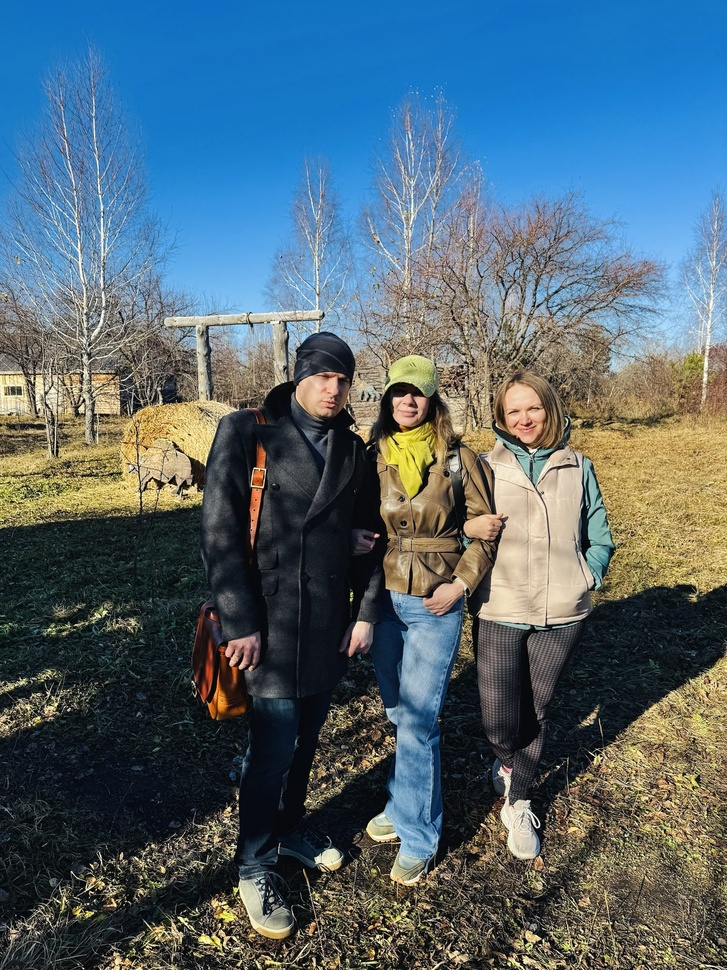
#> input picture gardarika/photos/g020.jpg, 727 x 970 px, shrunk from 1500 x 2000 before the run, found by its file name
$ python noir.py gardarika/photos/g020.jpg gardarika/photos/intro.jpg
#> lines starting #> are read from the running program, lines starting #| are printed output that depends on the picture
#!/usr/bin/env python3
"""Фильм «Гардарика 2026»: кадр для титула в стиле цветного нео-нуара (фото g020, мы втроём).

  python3 gardarika/tools/noir.py gardarika/photos/g020.jpg gardarika/photos/intro.jpg

Градиентная карта по яркости (чёрный → ночная синева → бирюза → холодный серо-бирюзовый → тёплые света),
фон тонируется сильнее и уводится в ночь, люди — мягче, как под фонарём; малиновый неон краем справа,
дымка огней у горизонта, свечение бликов, виньетка."""
import sys
import numpy as np
from PIL import Image, ImageFilter

src, out = sys.argv[1], sys.argv[2]
CROP = (0.18, 0.98)   # вертикальный кадр под экран телефона: все трое и тёмное небо сверху для названия
im = Image.open(src).convert('RGB')
#> im is the input picture: PIL image 727x970 RGB; mean R, G, B 82.1, 102.5, 113.8
W, H = im.size
a = np.asarray(im, np.float32) / 255
yy, xx = np.mgrid[0:H, 0:W].astype(np.float32)
yy /= H; xx /= W
blur = lambda m, s: np.asarray(Image.fromarray((np.clip(m, 0, 1) * 255).astype(np.uint8)).filter(ImageFilter.GaussianBlur(s)), np.float32) / 255

r, g, b = a[..., 0], a[..., 1], a[..., 2]
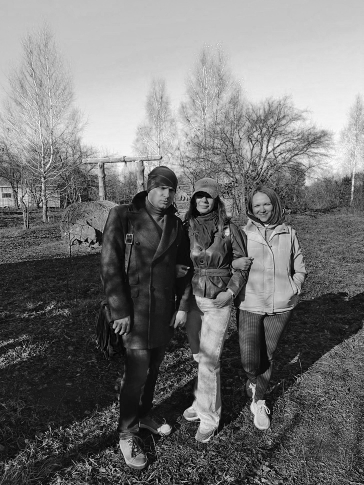
#> b: shape (970, 727) float32 (shown at 1/2 size); min 0, max 1, mean 0.446
sky = blur(np.clip((b - np.maximum(r, g) * 1.05) * 6, 0, 1) * np.clip((0.6 - yy) * 5, 0, 1), 4)
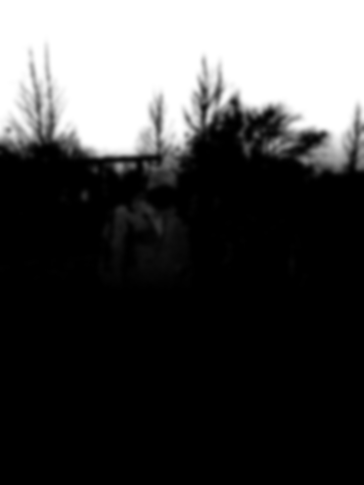
#> sky: shape (970, 727) float32 (shown at 1/2 size); min 0, max 1, mean 0.28
# «фонарь» освещает всех троих (Евгений слева, у края, — тоже: 27.10 пользователь сказал, что его не видно)
cx, cy, rx, ry = 0.585, 0.63, 0.33, 0.40
subj = blur(np.clip(1.3 - (((xx - cx) / rx) ** 2 + ((yy - cy) / ry) ** 2), 0, 1), W / 30)
ell = lambda x0, y0, ax, ay: np.clip(1 - (((xx - x0) / ax) ** 2 + ((yy - y0) / ay) ** 2), 0, 1)
# мягкий свет на лица (как в кино): Евгений, Наталья, Мария — центры лиц в долях исходного фото
faces = blur(ell(0.41, 0.405, 0.055, 0.045) + ell(0.575, 0.42, 0.05, 0.04) + ell(0.75, 0.44, 0.05, 0.04), W / 60)
# Евгений в чёрном пальто и шапке: фигуру чуть высветлить, чтобы она читалась на тёмном фоне
jen = blur(ell(0.42, 0.66, 0.10, 0.31), W / 40)

lum = 0.299 * r + 0.587 * g + 0.114 * b
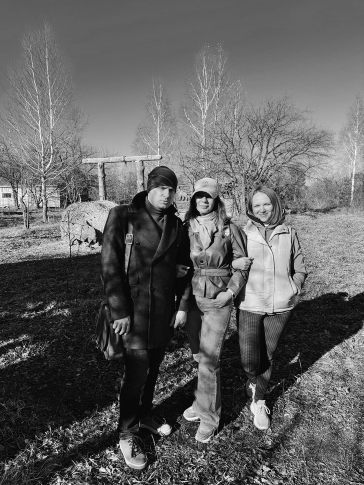
#> lum: shape (970, 727) float32 (shown at 1/2 size); min 0, max 0.999, mean 0.383
# ночь: фон темнее, небо почти чёрное
L = lum * (0.42 + 0.48 * subj) * (1 - 0.80 * sky) * (1 + 0.55 * faces) * (1 + 0.9 * jen)
L = np.clip(L, 0, 1)

# градиентная карта
stops = np.array([0.00, 0.10, 0.25, 0.42, 0.62, 1.00], np.float32)
cols = np.array([[0.008, 0.010, 0.022],    # почти чёрный с синевой
                 [0.015, 0.050, 0.090],    # ночная синева
                 [0.030, 0.180, 0.230],    # бирюза
                 [0.260, 0.330, 0.380],    # холодный серо-бирюзовый
                 [0.900, 0.640, 0.540],    # тёплый свет (кожа)
                 [1.000, 0.930, 0.860]], np.float32)
gm = np.stack([np.interp(L, stops, cols[:, k]) for k in range(3)], axis=-1)

# смешение с исходным цветом: у людей живые цвета, фон — стилизован
orig = a * ((0.42 + 0.48 * subj) * (1 - 0.8 * sky) * (1 + 0.55 * faces) * (1 + 0.9 * jen))[..., None]
k = (0.85 - 0.50 * subj)[..., None]
o = gm * k + orig * (1 - k)

# неоновый контровой свет: справа малиновый, слева бирюзовый — на освещённом
right = np.clip((xx - 0.45) / 0.55, 0, 1) ** 1.2
left = np.clip(1 - xx / 0.55, 0, 1) ** 1.4
body = np.clip(L / 0.18, 0, 1)
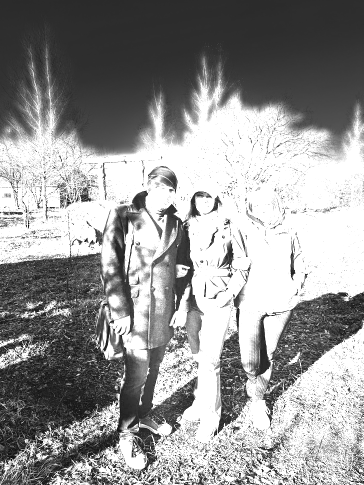
#> body: shape (970, 727) float32 (shown at 1/2 size); min 0, max 1, mean 0.591
rim = np.clip((xx - 0.72) / 0.28, 0, 1) ** 1.5   # малиновый — только краем справа, как от вывески
o = o + (rim[..., None] * np.array([0.26, 0.02, 0.12]) + left[..., None] * np.array([0.00, 0.07, 0.10])) * body[..., None] * 0.6
# бирюзовый контровой свет по левому краю силуэта Евгения
jrim = blur(ell(0.355, 0.62, 0.035, 0.30), W / 70)
o = o + jrim[..., None] * np.array([0.00, 0.16, 0.22])

# огни у горизонта: узкая светящаяся полоса за деревьями
hz = np.exp(-((yy - 0.375) / 0.035) ** 2) * (0.3 + 0.7 * sky + 0.4 * (1 - sky))
o = o + hz[..., None] * (right[..., None] * np.array([0.28, 0.02, 0.12]) + left[..., None] * np.array([0.00, 0.10, 0.14]) + np.array([0.02, 0.02, 0.04]))

# свечение бликов
bl = blur(np.clip(o.max(axis=2) * 1.6 - 0.55, 0, 1), W / 40)
o = o + bl[..., None] * np.array([0.22, 0.12, 0.20])

# виньетка и контраст
v = np.clip(1 - (((xx - 0.6) / 0.72) ** 2 + ((yy - 0.58) / 0.78) ** 2), 0, 1) ** 1.2
o = o * (0.18 + 0.82 * v[..., None])
o = np.clip(o, 0, 1)
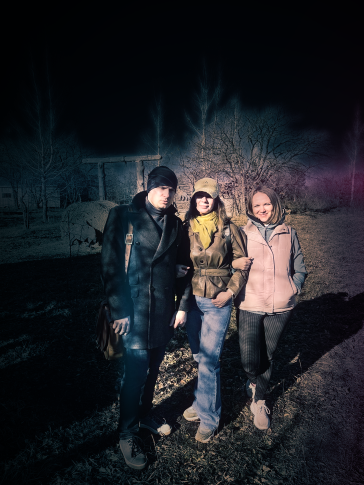
#> o: shape (970, 727, 3) float64 (shown at 1/2 size); mean of channels 0, 1, 2 0.131, 0.138, 0.156; drawn as R, G, B
o = o ** 1.05
o = np.clip((o - 0.06) * 1.12, 0, 1)
res = Image.fromarray((o * 255).astype(np.uint8))
res = res.crop((int(CROP[0] * W), 0, int(CROP[1] * W), H))
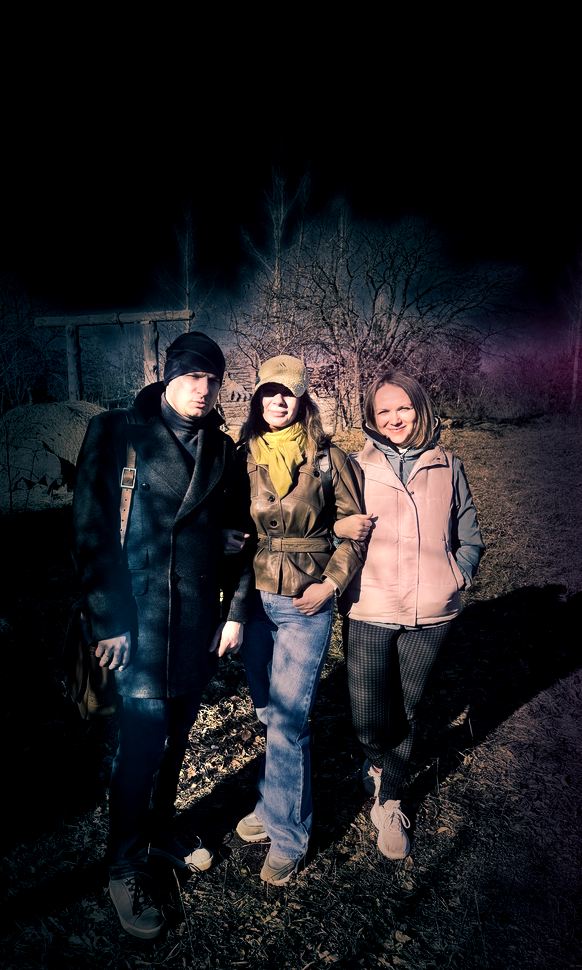
#> res: PIL image 582x970 RGB; mean R, G, B 31.8, 30.5, 33.7
res.save(out, quality=88, optimize=True, progressive=True)
print('готово', out)
